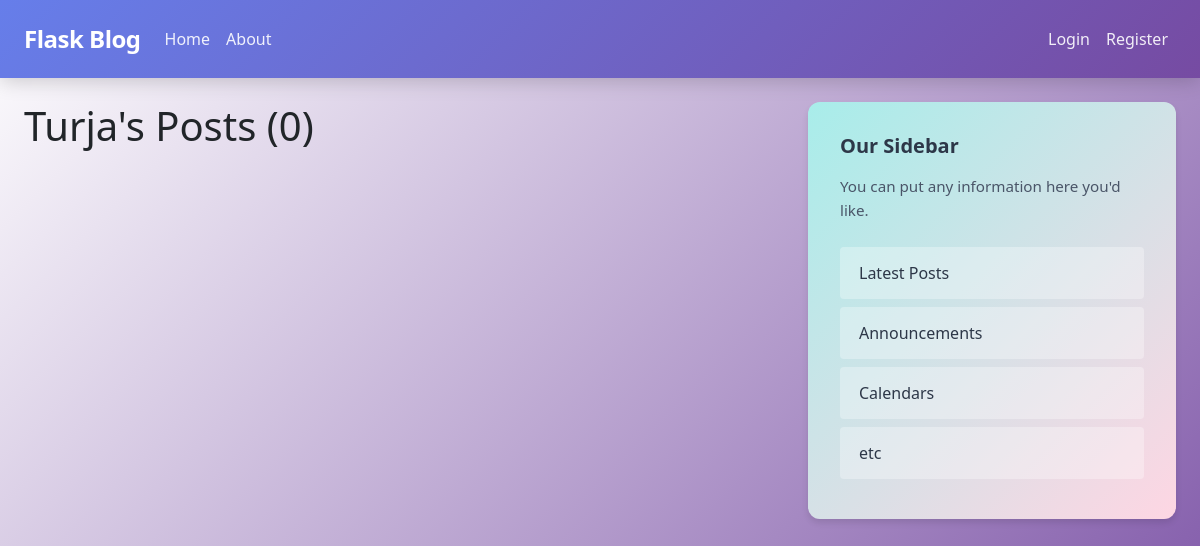
The app's page /user/Turja, older data.
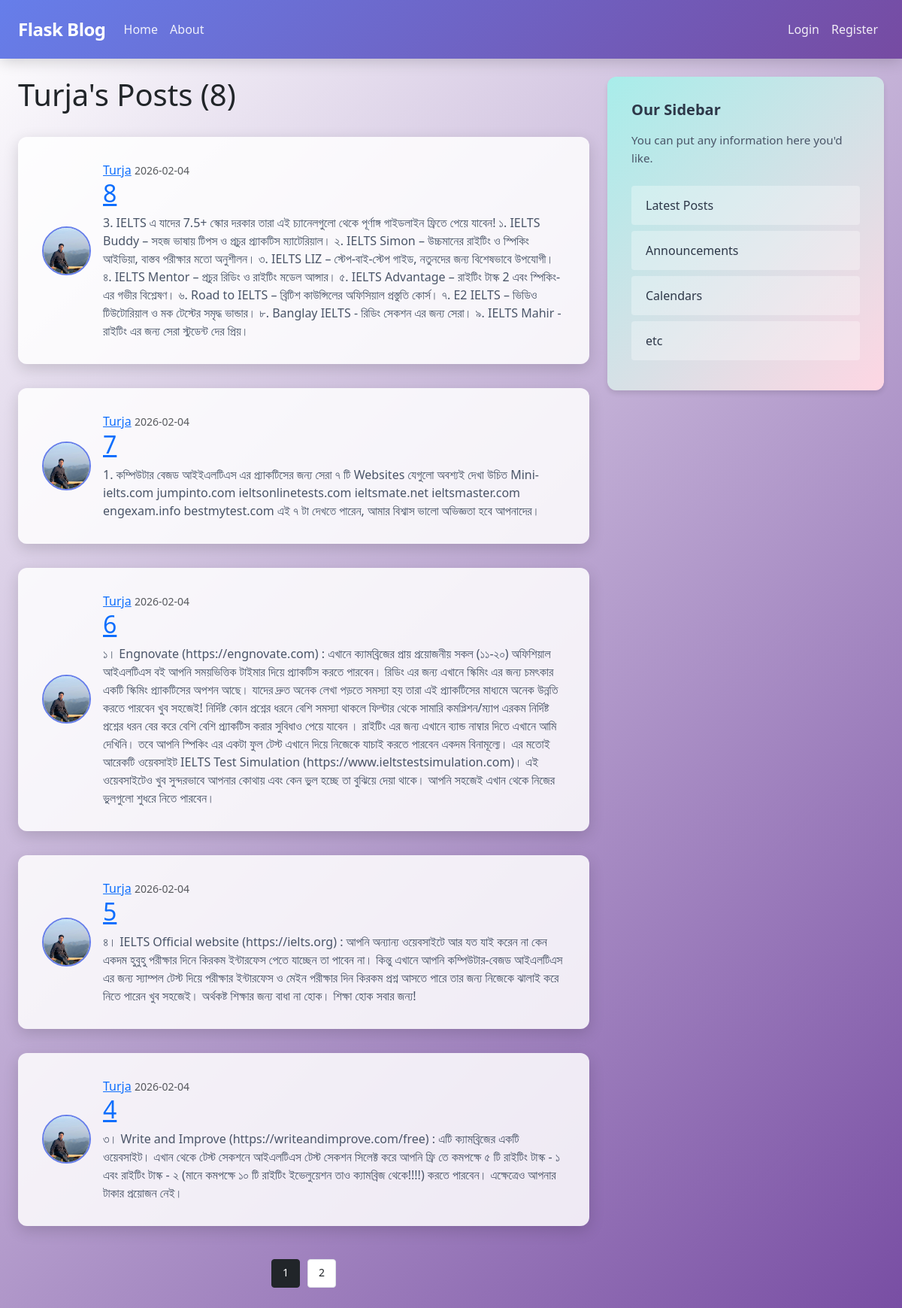
The same page, newer data.
### flaskblog/models.py (models this page shows, shortened)
class User(db.Model, UserMixin):
    id = db.Column(db.Integer, primary_key=True)
    username = db.Column(db.String(20), unique=True, nullable=False)
    email = db.Column(db.String(120), unique=True, nullable=False)
    image_file = db.Column(db.String(20), nullable=False, default='default.jpg')
    password = db.Column(db.String(60), nullable=False)
    posts = db.relationship('Post', backref='author', lazy=True)

class Post(db.Model):
    id = db.Column(db.Integer, primary_key=True)
    title = db.Column(db.String(100), nullable=False)
    date_posted = db.Column(db.DateTime, nullable=False, default=datetime.utcnow)
    content = db.Column(db.Text, nullable=False)
    user_id = db.Column(db.Integer, db.ForeignKey('user.id'), nullable=False)

### flaskblog/users/routes.py (the view)
@users.route("/user/<string:username>")
def user_posts(username):
    page = request.args.get('page', 1, type=int)
    user = User.query.filter_by(username=username).first_or_404()
    posts = Post.query.filter_by(author=user)\
            .order_by(Post.date_posted.desc())\
            .paginate(per_page=5, page=page)
    return render_template('user_posts.html', posts=posts, user=user)

### flaskblog/templates/user_posts.html
{% extends "layout.html" %}
{% block content %}
<section>
    <h1>{{ user.username }}'s Posts ({{ posts.total }})</h1>
    {% for post in posts.items %}
        <article class="media content-section">
            <img class="rounded-circle article-img" src="{{ url_for('static', filename='profile_pics/' + post.author.image_file) }}" alt="Profile picture">
            <div class="media-body">
                <div class="article-metadata">
                    <a class="mr-2" href="{{ url_for('users.user_posts', username=post.author.username) }}">{{ post.author.username }}</a>
                    <small class="text-muted">{{ post.date_posted.strftime('%Y-%m-%d') }}</small>
                </div>
                <h2><a class="article-title" href="{{ url_for('posts.post', post_id=post.id) }}">{{ post.title }}</a></h2>
                <p class="article-content">{{ post.content }}</p>
            </div>
        </article>
    {% endfor %}
    <br>
    <div class="pagination-wrapper">
      <div class="text-center pagination-container">
        {% for page_num in posts.iter_pages(left_edge=1, right_edge=1, left_current=1, right_current=2) %}
            {% if page_num %}
                {% if posts.page == page_num %}
                    <a class="btn btn-dark mb-4 text-white" href="{{ url_for('users.user_posts', username=user.username, page=page_num) }}">{{ page_num }}</a>
                {% else %}
                    <a class="btn btn-light mb-4 text-dark" href="{{ url_for('users.user_posts', username=user.username, page=page_num) }}">{{ page_num }}</a>
                {% endif %}
            {% else %}
                <button class="btn btn-outline-secondary mb-4 text-dark" disabled>...</button>
            {% endif %}
        {% endfor %}
      </div>
    </div>
</section>
{% endblock content %}

### flaskblog/templates/layout.html (shortened to what this page needs)
<!doctype html>
<html lang="en">
  <head>
    <link
      href="https://cdn.jsdelivr.net/npm/bootstrap@5.3.8/dist/css/bootstrap.min.css"
      rel="stylesheet"
    />
    <link
      rel="stylesheet"
      type="text/css"
      href="{{ url_for('static', filename='layout.css') }}"
    />
  </head>
  <body>
    <nav class="navbar navbar-expand-lg navbar-custom">
      <div class="container-fluid px-4">
        <a class="navbar-brand" href="{{ url_for('main.home') }}">Flask Blog</a>
        <div class="collapse navbar-collapse" id="navbarNav">
          <ul class="navbar-nav me-auto">
            <li class="nav-item">
              <a class="nav-link" href="{{ url_for('main.home') }}">Home</a>
            </li>
            <li class="nav-item">
              <a class="nav-link" href="{{ url_for('main.about') }}">About</a>
            </li>
          </ul>
          <div class="navbar-nav">
            {% if current_user.is_authenticated %}
              <a class="nav-item nav-link" href="{{ url_for('posts.new_post') }}">New Post</a>
              <a class="nav-item nav-link" href="{{ url_for('users.account') }}">Account</a>
              <a class="nav-item nav-link" href="{{ url_for('users.logout') }}">Logout</a>
            {% else %}
              <a class="nav-item nav-link" href="{{ url_for('users.login') }}">Login</a>
              <a class="nav-item nav-link" href="{{ url_for('users.register') }}">Register</a>
            {% endif %}
          </div>
        </div>
      </div>
    </nav>
    <div class="container-fluid px-4 mt-4">
      <div class="row">
        <div class="col-md-8">
          {% block content %}{% endblock %}
        </div>
        <div class="col-md-4">
          <div class="sidebar">
            <h5>Our Sidebar</h5>
            <p>You can put any information here you'd like.</p>
            <ul class="sidebar-list">
              <li>Latest Posts</li>
              <li>Announcements</li>
              <li>Calendars</li>
              <li>etc</li>
            </ul>
          </div>
        </div>
      </div>
    </div>
  </body>
</html>

### flaskblog/static/layout.css (style rules this page uses)
body { background: linear-gradient(135deg, #ffffff 0%, #764ba2 100%); font-family: 'Segoe UI', Tahoma, Geneva, Verdana, sans-serif; min-height: 100vh; padding-bottom: 2rem; }
.navbar-custom { background: linear-gradient(135deg, #667eea 0%, #764ba2 100%); padding: 1rem 0; box-shadow: 0 2px 20px rgba(0, 0, 0, 0.2); }
.navbar-custom .navbar-brand { color: white; font-size: 1.5rem; font-weight: 700; letter-spacing: -0.5px; transition: all 0.3s ease; }
.navbar-custom .nav-link { color: rgba(255, 255, 255, 0.9); padding: 0.5rem 1rem; font-weight: 500; transition: all 0.3s ease; position: relative; }
.navbar-custom .nav-link::after { content: ''; position: absolute; bottom: 0; left: 50%; width: 0; height: 2px; background: white; transition: all 0.3s ease; transform: translateX(-50%); }
.sidebar { background: linear-gradient(135deg, #a8edea 0%, #fed6e3 100%); border-radius: 12px; padding: 2rem; box-shadow: 0 4px 6px rgba(0, 0, 0, 0.1); position: sticky; top: 2rem; }
.sidebar h5 { font-size: 1.25rem; margin-bottom: 1rem; color: #2d3748; font-weight: 700; }
.sidebar p { color: #4a5568; font-size: 0.95rem; margin-bottom: 1.5rem; line-height: 1.6; }
.sidebar-list { list-style: none; padding: 0; margin: 0; }
.sidebar-list li { padding: 0.875rem 1rem; border-left: 3px solid transparent; color: #2d3748; transition: all 0.3s ease; cursor: pointer; border-radius: 4px; margin-bottom: 0.5rem; background: rgba(255, 255, 255, 0.3); }
.container-fluid { max-width: 1400px; margin: 0 auto; }
.content-section { background: rgba(255, 255, 255, 0.85); padding: 2rem; border-radius: 12px; box-shadow: 0 6px 20px rgba(0, 0, 0, 0.15); margin-top: 2rem; }
.media { display: flex; align-items: center; }
.article-img { width: 65px; height: 65px; object-fit: cover; border-radius: 50%; margin-right: 1rem; border: 2px solid #667eea; background-color: #f1f1f1; }
.media-body p { font-size: 1rem; margin-bottom: 0; color: #4a5568; }
.pagination-wrapper { padding: 20px 0; }
.pagination-container .btn { margin: 0 3px; min-width: 38px; height: 38px; border-radius: 4px; font-weight: 500; font-size: 14px; transition: all 0.2s ease; background: #ffffff; border: 1px solid #dee2e6; color: #212529; }
.pagination-container .btn-dark { background: #212529; border-color: #212529; color: #ffffff; }
.pagination-container .btn-light { background: #ffffff; border-color: #dee2e6; color: #212529; }

Row changes from the older to the newer data that the page shows:
added Post: image_file (placeholder picture), author.username "Turja", date_posted "2026-02-04", title "8", content "3. IELTS এ যাদের 7.5+ স্কোর দরকার তারা এই চ্যানেলগুলো থেকে পূর্ণাঙ্গ গাইডলাইন ফ্রিতে পেয়ে যাবেন! ১. IELTS Buddy – সহজ ভাষায় টিপস ও প্রচুর প্র্যাকটিস ম্যাটেরিয়াল। ২. IELTS Simon – উচ্চমানের রাইটিং ও স্পিকিং আইডিয়া, বাস্তব পরীক্ষার মতো অনুশীলন। ৩. IELTS LIZ – স্টেপ-বাই-স্টেপ গাইড, নতুনদের জন্য বিশেষভাবে উপযোগী। ৪. IELTS Mentor – প্রচুর রিডিং ও রাইটিং মডেল আন্সার। ৫. IELTS Advantage – রাইটিং টাস্ক 2 এবং স্পিকিং-এর গভীর বিশ্লেষণ। ৬. Road to IELTS – ব্রিটিশ কাউন্সিলের অফিসিয়াল প্রস্তুতি কোর্স। ৭. E2 IELTS – ভিডিও টিউটোরিয়াল ও মক টেস্টের সমৃদ্ধ ভান্ডার। ৮. Banglay IELTS - রিডিং সেকশন এর জন্য সেরা। ৯. IELTS Mahir - রাইটিং এর জন্য সেরা স্টুডেন্ট দের প্রিয়।"
added Post: image_file (placeholder picture), author.username "Turja", date_posted "2026-02-04", title "7", content "1. কম্পিউটার বেজড আইইএলটিএস এর প্র্যাকটিসের জন্য সেরা ৭ টি Websites যেগুলো অবশ্যই দেখা উচিত Mini-ielts.com jumpinto.com ieltsonlinetests.com ieltsmate.net ieltsmaster.com engexam.info bestmytest.com এই ৭ টা দেখতে পারেন, আমার বিশ্বাস ভালো অভিজ্ঞতা হবে আপনাদের।"
added Post: image_file (placeholder picture), author.username "Turja", date_posted "2026-02-04", title "6", content "১। Engnovate (https://engnovate.com) : এখানে ক্যামব্রিজের প্রায় প্রয়োজনীয় সকল (১১-২০) অফিশিয়াল আইএলটিএস বই আপনি সময়ভিত্তিক টাইমার দিয়ে প্র্যাকটিস করতে পারবেন। রিডিং এর জন্য এখানে স্কিমিং এর জন্য চমৎকার একটি স্কিমিং প্র্যাকটিসের অপশন আছে। যাদের দ্রুত অনেক লেখা পড়তে সমস্যা হয় তারা এই প্র্যাকটিসের মাধ্যমে অনেক উন্নতি করতে পারবেন খুব সহজেই! নির্দিষ্ট কোন প্রশ্নের ধরনে বেশি সমস্যা থাকলে ফিল্টার থেকে সামারি কমপ্লিশন/ম্যাপ এরকম নির্দিষ্ট প্রশ্নের ধরন বের করে বেশি বেশি প্র্যাকটিস করার সুবিধাও পেয়ে যাবেন । রাইটিং এর জন্য এখানে ব্যান্ড নাম্বার দিতে এখানে আমি দেখিনি। তবে আপনি স্পিকিং এর একটা ফুল টেস্ট এখানে দিয়ে নিজেকে যাচাই করতে পারবেন একদম বিনামূল্যে। এর মতোই আরেকটি ওয়েবসাইট IELTS Test Simulation…"
added Post: image_file (placeholder picture), author.username "Turja", date_posted "2026-02-04", title "5", content "৪। IELTS Official website (https://ielts.org) : আপনি অন্যান্য ওয়েবসাইটে আর যত যাই করেন না কেন একদম হুবুহু পরীক্ষার দিনে কিরকম ইন্টারফেস পেতে যাচ্ছেন তা পাবেন না। কিন্তু এখানে আপনি কম্পিউটার-বেজড আইএলটিএস এর জন্য স্যাম্পল টেস্ট দিয়ে পরীক্ষার ইন্টারফেস ও মেইন পরীক্ষার দিন কিরকম প্রশ্ন আসতে পারে তার জন্য নিজেকে ঝালাই করে নিতে পারেন খুব সহজেই। অর্থকষ্ট শিক্ষার জন্য বাধা না হোক। শিক্ষা হোক সবার জন্য!"
added Post: image_file (placeholder picture), author.username "Turja", date_posted "2026-02-04", title "4", content "৩। Write and Improve (https://writeandimprove.com/free) : এটি ক্যামব্রিজের একটি ওয়েবসাইট। এখান থেকে টেস্ট সেকশনে আইএলটিএস টেস্ট সেকশন সিলেক্ট করে আপনি ফ্রি তে কমপক্ষে ৫ টি রাইটিং টাস্ক - ১ এবং রাইটিং টাস্ক - ২ (মানে কমপক্ষে ১০ টি রাইটিং ইভেলুয়েশন তাও ক্যামব্রিজ থেকে!!!!) করতে পারবেন। এক্ষেত্রেও আপনার টাকার প্রয়োজন নেই।"
Text that changed along with them:
{{ posts.total }}: "0" → "8"
new list line: "1"
new list line: "2"
